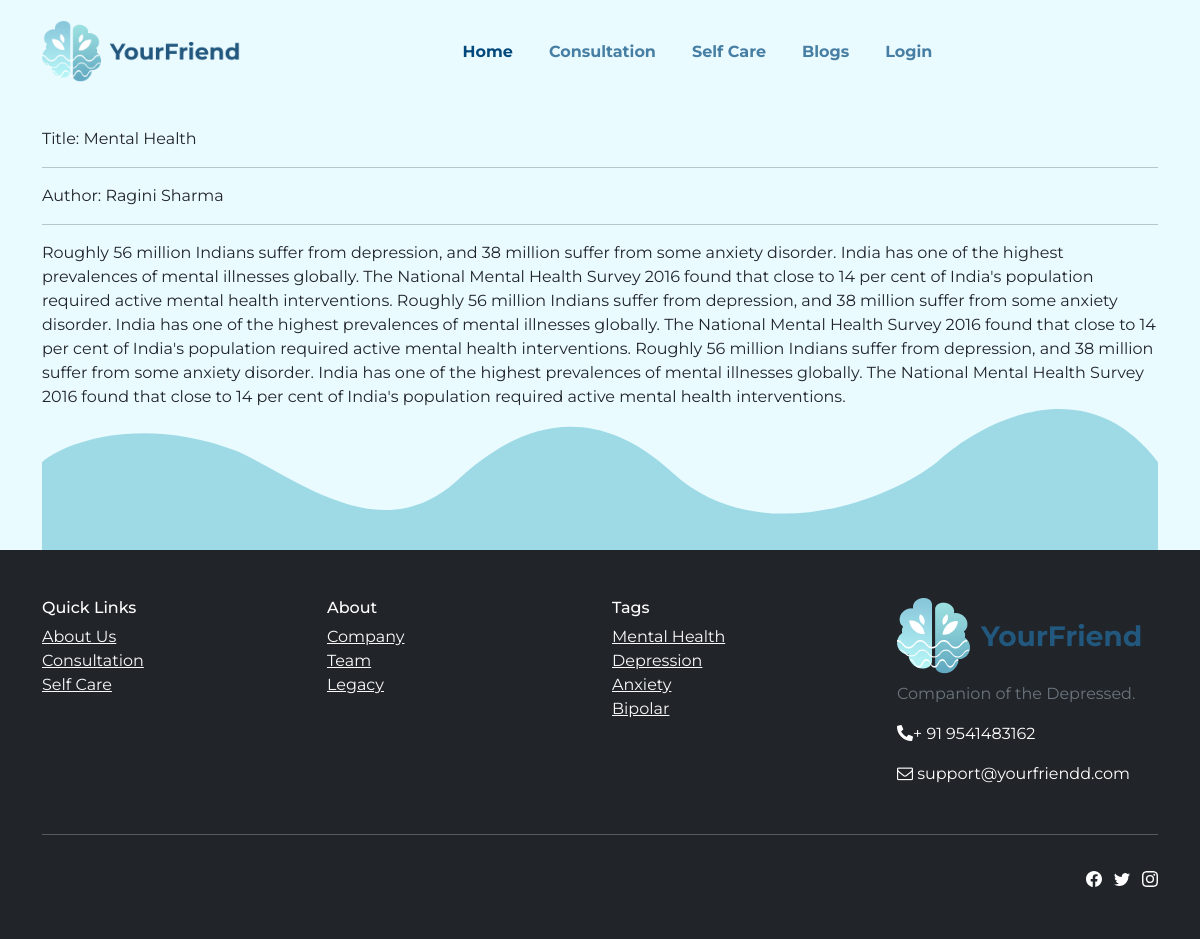
The page /blog/mental-health-by-ragini-sharma/ on the database its author committed.
### home/models.py (models this page shows, shortened)
class Post(models.Model):
    id = models.AutoField(primary_key=True)
    title  = models.CharField(max_length = 300)
    author = models.CharField(max_length = 300)
    body = models.TextField()
    timeStamp = models.DateTimeField()
    slug = models.CharField(max_length = 350)
    tags = models.TextField()

### home/views.py (the view)
# urls.py: path('blog/<str:slug>/', views.blogpost, name = "blogpost"),
def blogpost(request, slug):
    post = Post.objects.filter(slug = slug).first()
    context = {'post':post}
    return render(request, 'blogpost.html', context)

### templates/blogpost.html
{% extends 'base.html' %}
{% block body %}
<br>
<div class = "container">
Title: {{post.title}}<br> <hr>
Author: {{post.author}}<br> <hr>
{{post.body}}
<br>
</div>
<div class = "container">
<section><img class="img-fluid" src="/static/assets/img/Vector%2025%20(1).svg"></section>
</div>
{% endblock body %}

### rows shown on the page
Post: title "Mental Health", author "Ragini Sharma", body "Roughly 56 million Indians suffer from depression, and 38 million suffer from some anxiety disorder. India has one of the highest prevalences of mental illnesses globally. The National Mental Health Survey 2016 found that close to 14 per cent of India's population required active mental health interventions. Roughly 56 million Indians suffer from depression, and 38 million suffer from some anxiety disorder. India has one of the highest prevalences of mental illnesses globally. The National Mental Health Survey 2016 found that close to 14 per cent of India's population required active mental health interventions. Roughly 56 million Indians suffer from depression, and 38 million suffer from…"
